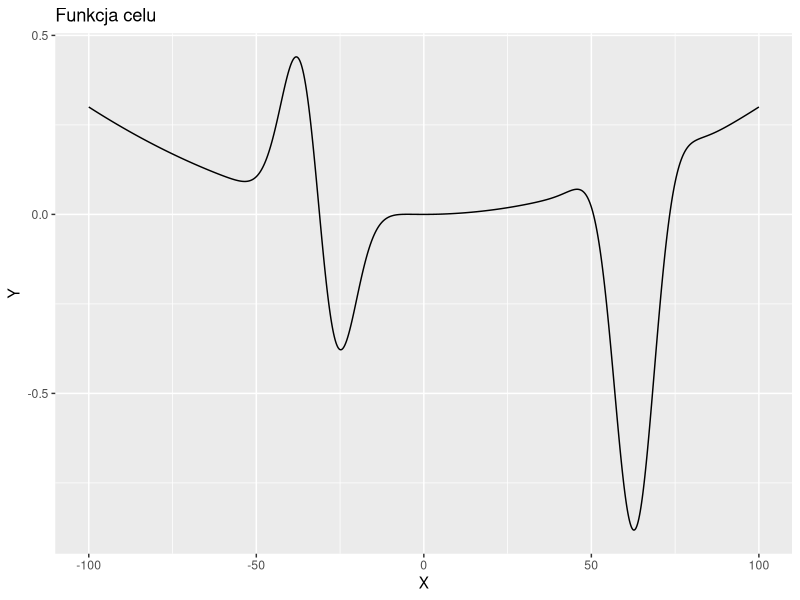

Write the R code that produced this figure.
## ---- chunk 1
knitr::opts_chunk$set(echo = TRUE)
## ---- chunk 2
# bibliotego do rysowania wykresów
library(ggplot2)

# definicja funkcji celu
funkcja_celu <- function(x) {
  return(sin(x/10)*exp(-(x/10+pi)^2) - cos(x/10)*exp(-(x/10-2*pi)^2) + 0.003*(x/10)^2)
}

# generowanie x
x_values <- seq(-100, 100, length.out = 1000)
# generowanie y
y_values <- funkcja_celu(x_values)

# stworzenie ramki danych
data <- data.frame(x = x_values, y = y_values)

# wizualizacja danych
ggplot(data, aes(x = x, y = y)) +
  geom_line() +
  labs(x = 'X', y = 'Y', title = 'Funkcja celu') 
## ---- chunk 3
BDS <- function(f, x0, step){
  iterator <- 0
  found_a <- FALSE
  found_b <- FALSE
  a <- 0
  b <- 0
  while(TRUE){
    next_x_a <- x0 - 2 ** iterator * step
    next_x_b <- x0 + 2 ** iterator * step
    if(f(next_x_a) >= f(x0) & found_a == FALSE){
      a <- next_x_a
      found_a <- TRUE
    }
    if(f(next_x_b) >= f(x0) & found_b == FALSE){
      b <- next_x_b
      found_b <- TRUE
    }
    if(found_a & found_b){
      return(c(a, b))
    }
    iterator <- iterator + 1
  }
}
BDS(funkcja_celu, 50, 1/100)
## ---- chunk 4
lagrange_interpolation <- function(f, a, c, b) {
  return(1/2 *(f(a)*(c^2-b^2) + f(c)*(b^2-a^2) + f(b)*(a^2-c^2))/(f(a)*(c-b) + f(c)*(b-a) + f(b)*(a-c)))
}

cut_solution_interval <- function(f, a, c, b, d) {
  if(a < d & d < c & f(d) < f(c)){
    return(c(a, d, c))
  }
  if(a < d & d < c & f(d) >= f(c)){
    return(c(d, c, b))
  }
  if(c < d & d < b & f(d) < f(c)){
    return(c(c, d, b))
  }
  if(c< d & d < b & f(d) >= f(c)){
    return(c(a, c, d))
  }
}

lagrange_min <- function(f, start_point, epsilon) {
  interval <- BDS(f, start_point, 1/100)
  a <- interval[1]
  c <- (interval[1] + interval[2]) / 2
  b <- interval[2]
  d <- 0

  if (a >= c || c >= b || a >= b) {
    return('Źle podany przedział')
  }

  while (b - a > epsilon || b - a == 0) {
    d <- lagrange_interpolation(f, a, c, b)

    if (d > a & d < b & d != c) {
      new_interval <- cut_solution_interval(f, a, c, b, d)
      a <- new_interval[1]
      c <- new_interval[2]
      b <- new_interval[3]
    } else {
      return('Nie jest zbieżny')
    }
  }

  return(c(a, b))
}

result <- lagrange_min(funkcja_celu, 10, 1/1000)
print(result)
## ---- chunk 5
intervals <- sample(-100:100, 100, replace = TRUE)
results_a <- c()
results_b <- c()
for (i in 1:(length(intervals)-1)) {
    results <- lagrange_min(funkcja_celu, intervals[i], 1/1000)
    results_a <- c(results_a, results[1])
    results_b <- c(results_b, results[2])
}
result_matrix <- cbind(results_a, results_b)
print(head(result_matrix, 3))

library(openxlsx)
write.xlsx(as.data.frame(result_matrix) , './pomiary.xlsx')
## ---- chunk 6
armijoCondition <- function(func, x0, d, alpha){
  if(0 > alpha || alpha > 1){
    stop("Alfa nie jest z przedzialu [0,1]")
  }
  derivative <- Deriv(func)
  function_calls <<- function_calls + 2
  return(
    func(x0 + d) <= func(x0) + (d * alpha * derivative(x0))
  )
}
## ---- chunk 7

determineStepSize <- function(funcDeriv, x){
  return(
    -1 * (funcDeriv[[1]](x)/funcDeriv[[2]](x))
  )
}

tuneStepSize <- function(func, x0, d, alpha, rho){
  while (armijoCondition(func, x0, d, alpha) == FALSE) {
    d <- d * rho
  }
  return(d)
}
## ---- chunk 8
getDerivs <- function(func){
  firstDerivative <- Deriv(func)
  secondDerivative <- Deriv(firstDerivative)
  return(c(
    firstDerivative, secondDerivative
  ))
}
## ---- chunk 9

functionValueDecreaseDirection <- function(functionDeriv, x){
  if(functionDeriv[1][[1]](x) < 0){
    return(-1)
  }
  return(1)
}

## ---- chunk 10
newtonArmijo <- function(func, x, alpha, rho, tolerance){
  funcDerivative <- getDerivs(func)
  x.new <- x
  iterations <- 0
  repeat{
    iterations <- iterations + 1
    if(funcDerivative[2][[1]](x) >= 0){
      d <- determineStepSize(funcDerivative, x)
    }
    else{
      d <- 1 * functionValueDecreaseDirection(funcDerivative, x)
    }
    d <- tuneStepSize(func, x, d, alpha, rho)
    x.new <- x + d
    if(abs(x.new - x) < tolerance){
      return(c(x.new, func(x.new), function_calls))
    }
    if(x.new < -80 || x.new > 100){
      return(c(NA, NA, function_calls))
    }
    if(iterations == 100){
      return(c(NA, NA, 0))
    }
    x <- x.new
    y <- func(x)
  }
}

